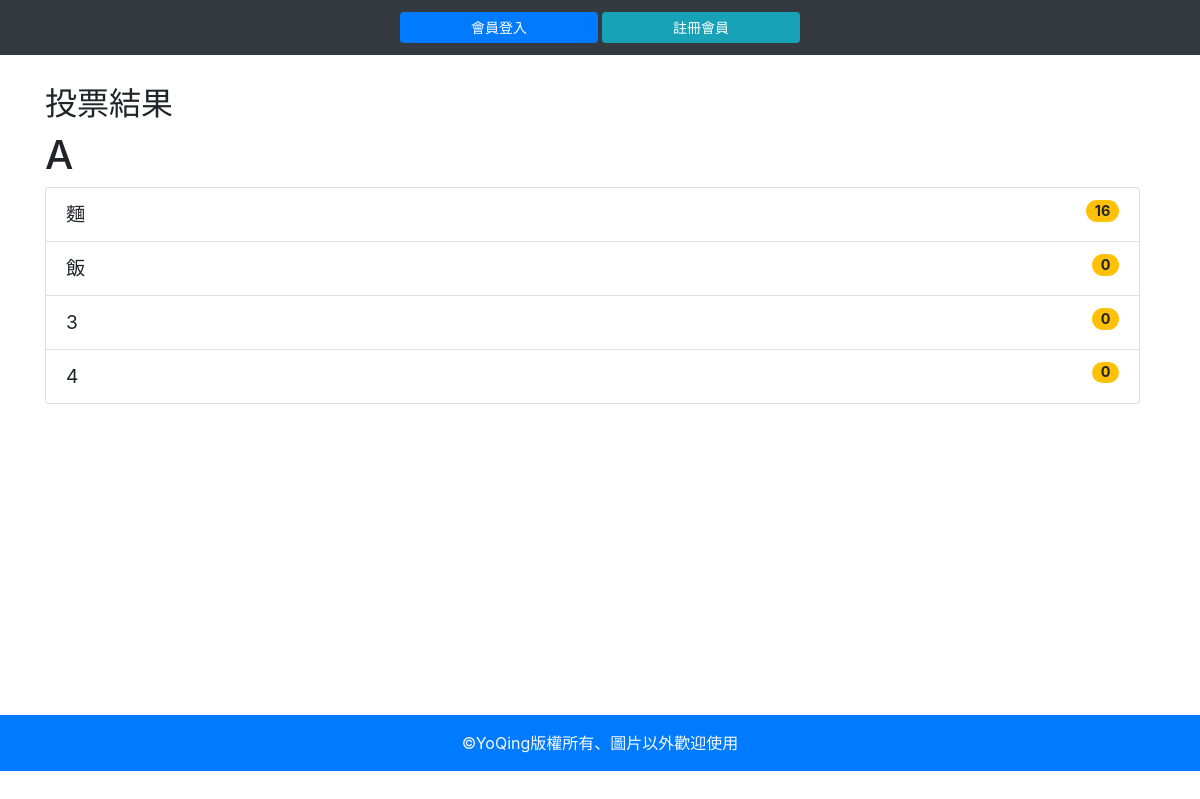
The page /?do=vote_result&id=17 on the database as committed earlier.
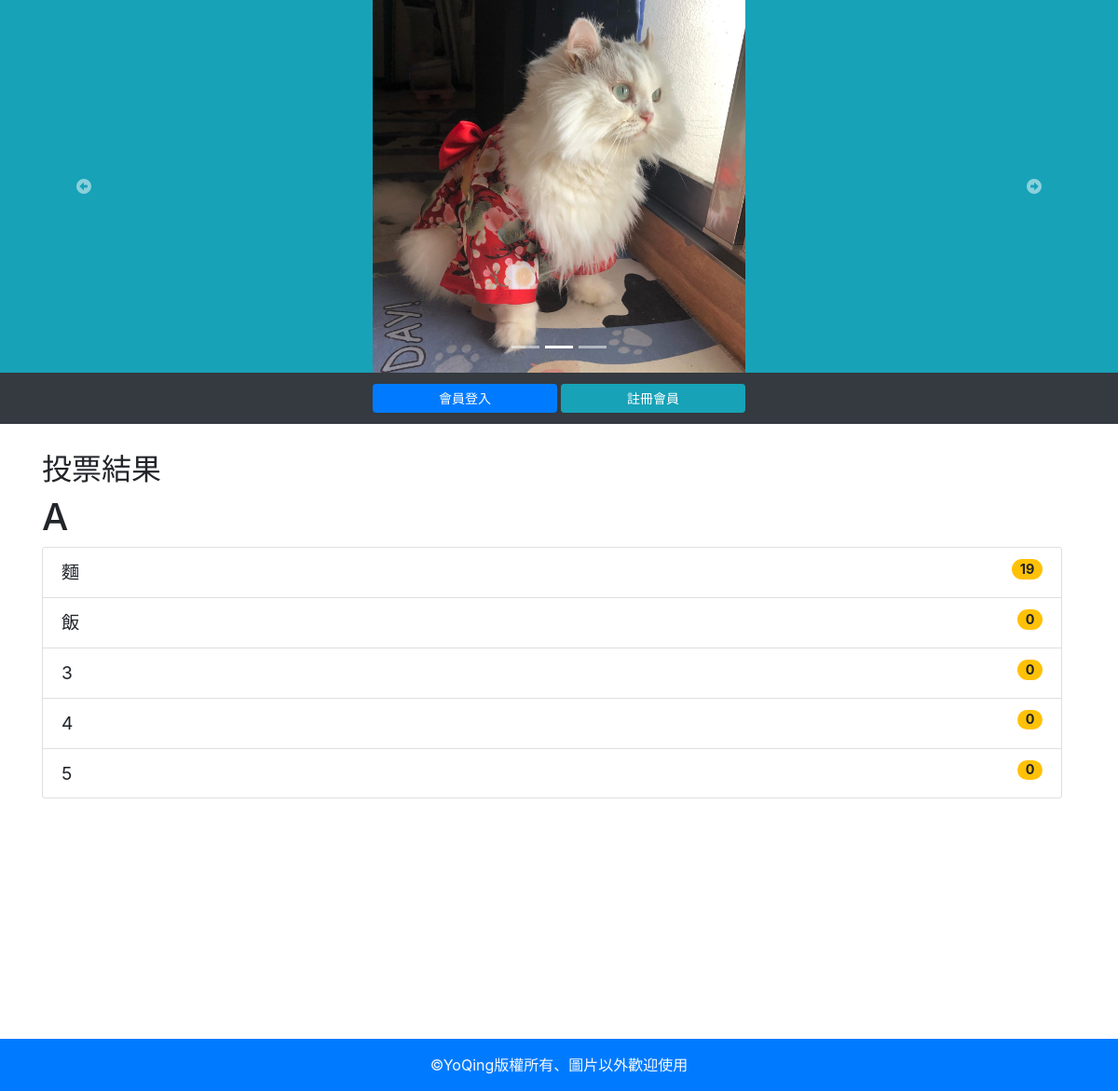
The same page on the database as committed later.
### tables this page shows
CREATE TABLE `topics` (
  `id` int(11) UNSIGNED NOT NULL,
  `topic` varchar(128) NOT NULL
);

CREATE TABLE `options` (
  `id` int(11) UNSIGNED NOT NULL,
  `opt` varchar(128) NOT NULL,
  `topic_id` int(11) UNSIGNED NOT NULL,
  `count` int(11) UNSIGNED NOT NULL DEFAULT 0
);

CREATE TABLE `ad` (
  `id` int(11) UNSIGNED NOT NULL,
  `name` varchar(64) NOT NULL,
  `sh` tinyint(1) UNSIGNED NOT NULL,
  `intro` varchar(64) DEFAULT NULL
);

### db.php (called while the page is built, shortened)
<?php
    $dsn="mysql:host=localhost;charset=utf8;dbname=yovote";
    $pdo=new PDO($dsn,'root','');
    function all($table,...$arg){
    global $pdo;
    $sql="SELECT * FROM `$table` ";
    if(isset($arg[0])){
        if(is_array($arg[0])){
            foreach($arg[0] as $key=>$value){
                $tmp[]="`$key`='$value'";
            }
            $sql=$sql."where " . implode(" AND ",$tmp);
        }else{
            $sql=$sql.$arg[0];
        }
    }
    $rows=$pdo->query($sql)->fetchAll(PDO::FETCH_ASSOC);
    return $rows;
    }
    function q($sql){
    global $pdo;
    return $pdo->query($sql)->fetchAll(PDO::FETCH_ASSOC);
    }
?>

### index.php (the view, shortened to what this page needs)
<?php
include_once "./db.php";
?>
<!DOCTYPE html>
<html lang="en">
<head>
    <link rel="stylesheet" href="https://maxcdn.bootstrapcdn.com/bootstrap/4.5.2/css/bootstrap.min.css">
    <link rel="stylesheet" href="./style/style.css">
</head>
<body>
<div class="container-fluid">
    <div class="row">
        <div class="jumbotron jumbotron-fluid p-0 mb-0 col-12" style="overflow:hidden">
            <a href="index.php">
                <div id="carouselExampleIndicators" class="carousel slide bg-info" data-ride="carousel" data-interval="2500">
                    <ol class="carousel-indicators position-absolute">
                        <li data-target="#carouselExampleIndicators" data-slide-to="0" class="active"></li>
                        <li data-target="#carouselExampleIndicators" data-slide-to="1"></li>
                        <li data-target="#carouselExampleIndicators" data-slide-to="2"></li>
                    </ol>
                    <div class="carousel-inner">
                    <?php
                        $image=all('ad',['sh'=>1]);
                        foreach($image as $key => $image2){
                        if($key==0){
                            echo "<div class='carousel-item active'>";
                        }else{
                            echo "<div class='carousel-item'>";
                        }
                        echo "<img class='d-block m-auto' style='width:400px;height:400px;' src='./image/{$image2['name']}' alt='{$image2['intro']}'>";
                        echo "</div>";
                        }
                        ?>
                    </div>
                    <a class="carousel-control-prev" href="#carouselExampleIndicators" role="button" data-slide="prev">
                        <span class="fas fa-arrow-alt-circle-left" aria-hidden="true"></span>
                    </a>
                    <a class="carousel-control-next" href="#carouselExampleIndicators" role="button" data-slide="next">
                        <span class="fas fa-arrow-alt-circle-right" aria-hidden="true"></span>
                    </a>
                </div>
            </a>
        </div>
    </div>
</div>
<div class="container-fluid">
    <div class="row">
        <nav class="col bg-dark text-light text-center p-2">
            <?php
                if(isset($_SESSION['user'])){
                    echo "<div class='mx-auto'>";
                    echo "<span>歡迎登入！{$_SESSION['user']}</span>";
                    echo "</div>";
            ?>
                    <div class='text-right'>
                    <a class="btn btn-primary" href="logout.php">登出</a>
                    </div>
            <?php
                }else{
            ?>
            <div class="align:center">
                <a class="col-2 btn btn-sm btn-primary my-1" href="?do=login">會員登入</a>
                <a class="col-2 btn btn-sm btn-info my-1" href="?do=reg">註冊會員</a>
            </div>
            <?php
            }
            ?>
        </nav>
    </div>
</div>
<div class="container">
    <div class="row">
        <div class="col-12">
            <?php
                $do=(isset($_GET['do']))?$_GET['do']:'show_vote_list';
                $file="./frontend/".$do.".php";
                if(file_exists($file)){
                        include $file;
                }else{
                        include "./frontend/show_vote_list.php";
                }
            ?>
        </div>
    </div>
</div>
<div class="p-3 text-center text-light bg-primary">&copy;YoQing版權所有、圖片以外歡迎使用</div>
</body>
</html>

### frontend/vote_result.php
<h2>投票結果</h2>
<?php
$sql="select *
      from `topics`,
           `options`
      where `topics`.`id`=`options`.`topic_id` AND
            `topics`.`id`='{$_GET['id']}'";
$rows=q($sql);
?>
<h1> <?=$rows[0]['topic'];?> </h1>
<ol class="list-group col-12" style="font-size:1.2rem">
    <?php
        foreach($rows as $row){
            echo "<li class='list-group-item'>";
            echo "<span>{$row['opt']}</span>";
            echo "<span class='float-right badge badge-pill badge-warning'>{$row['count']}</span>";
            echo "</li>";
        }
    ?>
</ol>

### index.php (style rules this page uses)
.container { min-height: 600px; margin: 30px auto; }

Rows that differ between the two databases and show on the page:
added ad: name (picture)
changed options (number 1 of 5 on the later page): count "16" → "19"
added options: opt "5", count "0"
